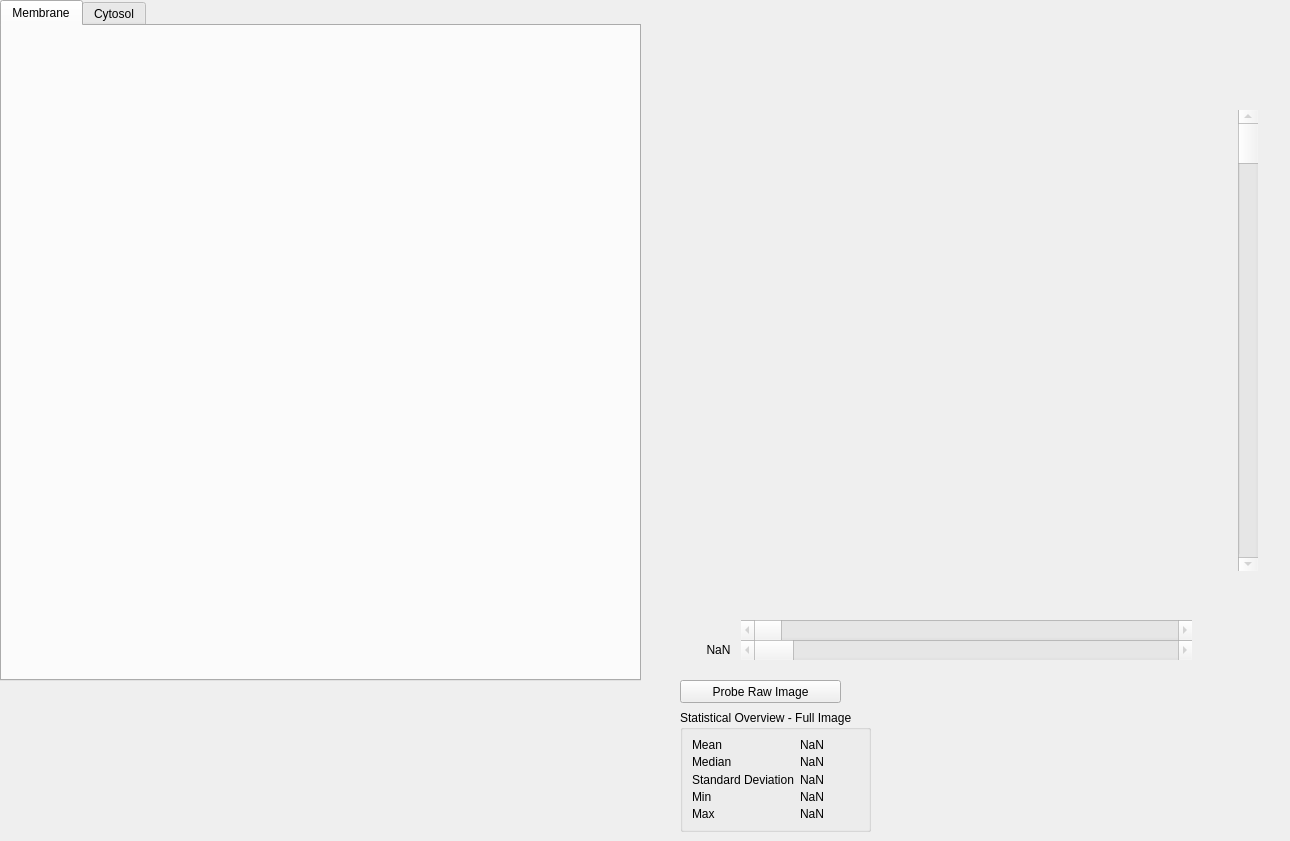
          <widget class="QWidget" name="tab_3">
           <attribute name="title">
            <string>Mask-Results</string>
           </attribute>
           <widget class="QTabWidget" name="tabWidget_8">
            <property name="geometry">
             <rect>
              <x>0</x>
              <y>0</y>
              <width>641</width>
              <height>681</height>
             </rect>
            </property>
            <property name="currentIndex">
             <number>0</number>
            </property>
            <widget class="QWidget" name="tab_18">
             <attribute name="title">
              <string>Membrane</string>
             </attribute>
             <widget class="QWidget" name="MplWidget_2" native="true">
              <property name="geometry">
               <rect>
                <x>0</x>
                <y>0</y>
                <width>631</width>
                <height>650</height>
               </rect>
              </property>
             </widget>
            </widget>
            <widget class="QWidget" name="tab_19">
             <attribute name="title">
              <string>Cytosol</string>
             </attribute>
             <widget class="QWidget" name="MplWidget_18" native="true">
              <property name="geometry">
               <rect>
                <x>0</x>
                <y>0</y>
                <width>631</width>
                <height>650</height>
               </rect>
              </property>
             </widget>
            </widget>
           </widget>
           <widget class="QScrollBar" name="verticalScrollBar_3">
            <property name="enabled">
             <bool>false</bool>
            </property>
            <property name="geometry">
             <rect>
              <x>1238</x>
              <y>110</y>
              <width>20</width>
              <height>461</height>
             </rect>
            </property>
            <property name="toolTip">
             <string>&lt;html&gt;&lt;head/&gt;&lt;body&gt;&lt;p&gt;Z-Stack Slider&lt;/p&gt;&lt;/body&gt;&lt;/html&gt;</string>
            </property>
            <property name="orientation">
             <enum>Qt::Vertical</enum>
            </property>
           </widget>
           <widget class="QLabel" name="label_7">
            <property name="geometry">
             <rect>
              <x>695</x>
              <y>643</y>
              <width>47</width>
              <height>13</height>
             </rect>
            </property>
            <property name="frameShape">
             <enum>QFrame::NoFrame</enum>
            </property>
            <property name="frameShadow">
             <enum>QFrame::Plain</enum>
            </property>
            <property name="text">
             <string>NaN</string>
            </property>
            <property name="alignment">
             <set>Qt::AlignCenter</set>
            </property>
           </widget>
           <widget class="QScrollBar" name="horizontalScrollBar_3">
            <property name="enabled">
             <bool>false</bool>
            </property>
            <property name="geometry">
             <rect>
              <x>741</x>
              <y>620</y>
              <width>451</width>
              <height>20</height>
             </rect>
            </property>
            <property name="mouseTracking">
             <bool>false</bool>
            </property>
            <property name="toolTip">
             <string>&lt;html&gt;&lt;head/&gt;&lt;body&gt;&lt;p&gt;T-Stack Slider&lt;/p&gt;&lt;/body&gt;&lt;/html&gt;</string>
            </property>
            <property name="pageStep">
             <number>1</number>
            </property>
            <property name="orientation">
             <enum>Qt::Horizontal</enum>
            </property>
           </widget>
           <widget class="QPushButton" name="pushButton_2">
            <property name="geometry">
             <rect>
              <x>680</x>
              <y>680</y>
              <width>161</width>
              <height>23</height>
             </rect>
            </property>
            <property name="text">
             <string>Probe Raw Image</string>
            </property>
           </widget>
           <widget class="QScrollBar" name="horizontalScrollBar_4">
            <property name="enabled">
             <bool>false</bool>
            </property>
            <property name="geometry">
             <rect>
              <x>741</x>
              <y>640</y>
              <width>451</width>
              <height>20</height>
             </rect>
            </property>
            <property name="toolTip">
             <string>&lt;html&gt;&lt;head/&gt;&lt;body&gt;&lt;p&gt;Channel-Stack Slider&lt;/p&gt;&lt;/body&gt;&lt;/html&gt;</string>
            </property>
            <property name="orientation">
             <enum>Qt::Horizontal</enum>
            </property>
           </widget>
           <widget class="QWidget" name="MplWidget" native="true">
            <property name="geometry">
             <rect>
              <x>640</x>
              <y>20</y>
              <width>641</width>
              <height>650</height>
             </rect>
            </property>
           </widget>
           <widget class="QGroupBox" name="groupBox_20">
            <property name="geometry">
             <rect>
              <x>680</x>
              <y>710</y>
              <width>191</width>
              <height>122</height>
             </rect>
            </property>
            <property name="title">
             <string>Statistical Overview - Full Image</string>
            </property>
            <layout class="QFormLayout" name="formLayout_2">
             <item row="0" column="0">
              <widget class="QLabel" name="label_83">
               <property name="text">
                <string>Mean</string>
               </property>
              </widget>
             </item>
             <item row="0" column="1">
              <widget class="QLabel" name="label_84">
               <property name="text">
                <string>NaN</string>
               </property>
              </widget>
             </item>
             <item row="1" column="0">
              <widget class="QLabel" name="label_81">
               <property name="text">
                <string>Median</string>
               </property>
              </widget>
             </item>
             <item row="1" column="1">
              <widget class="QLabel" name="label_86">
               <property name="text">
                <string>NaN</string>
               </property>
              </widget>
             </item>
             <item row="2" column="0">
              <widget class="QLabel" name="label_82">
               <property name="text">
                <string>Standard Deviation</string>
               </property>
              </widget>
             </item>
             <item row="2" column="1">
              <widget class="QLabel" name="label_85">
               <property name="text">
                <string>NaN</string>
               </property>
              </widget>
             </item>
             <item row="3" column="0">
              <widget class="QLabel" name="label_80">
               <property name="text">
                <string>Min</string>
               </property>
              </widget>
             </item>
             <item row="3" column="1">
              <widget class="QLabel" name="label_87">
               <property name="text">
                <string>NaN</string>
               </property>
              </widget>
             </item>
             <item row="4" column="0">
              <widget class="QLabel" name="label_89">
               <property name="text">
                <string>Max</string>
               </property>
              </widget>
             </item>
             <item row="4" column="1">
              <widget class="QLabel" name="label_88">
               <property name="text">
                <string>NaN</string>
               </property>
              </widget>
             </item>
            </layout>
           </widget>
           <widget class="QWidget" name="widget" native="true">
            <property name="geometry">
             <rect>
              <x>180</x>
              <y>750</y>
              <width>120</width>
              <height>80</height>
             </rect>
            </property>
           </widget>
           <zorder>MplWidget</zorder>
           <zorder>tabWidget_8</zorder>
           <zorder>verticalScrollBar_3</zorder>
           <zorder>label_7</zorder>
           <zorder>horizontalScrollBar_3</zorder>
           <zorder>pushButton_2</zorder>
           <zorder>horizontalScrollBar_4</zorder>
           <zorder>groupBox_20</zorder>
           <zorder>widget</zorder>
          </widget>
